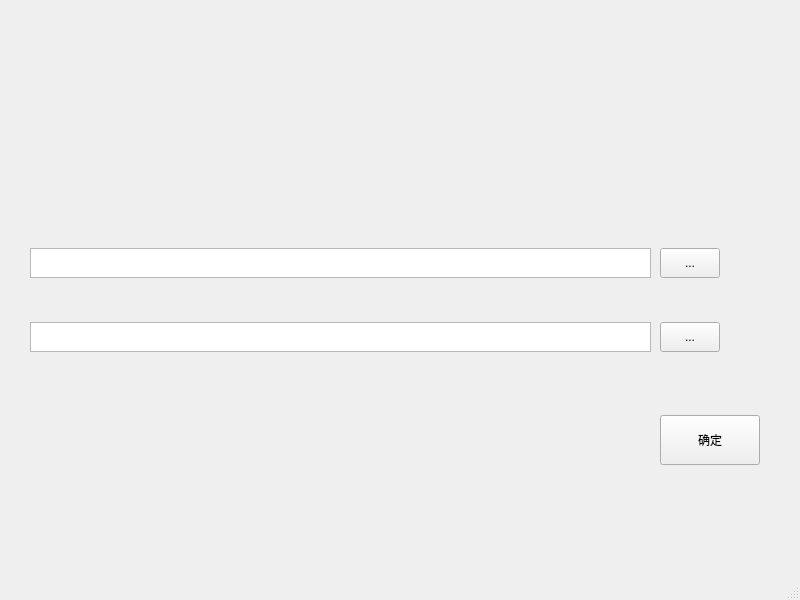
<?xml version="1.0" encoding="UTF-8"?>
<ui version="4.0">
 <class>MainWindow</class>
 <widget class="QMainWindow" name="MainWindow">
  <property name="geometry">
   <rect>
    <x>0</x>
    <y>0</y>
    <width>800</width>
    <height>600</height>
   </rect>
  </property>
  <property name="windowTitle">
   <string>MainWindow</string>
  </property>
  <widget class="QWidget" name="centralwidget">
   <widget class="QWidget" name="verticalLayoutWidget">
    <property name="geometry">
     <rect>
      <x>30</x>
      <y>210</y>
      <width>621</width>
      <height>182</height>
     </rect>
    </property>
    <layout class="QVBoxLayout" name="verticalLayout">
     <item>
      <widget class="QTextBrowser" name="in_text">
       <property name="maximumSize">
        <size>
         <width>1000</width>
         <height>30</height>
        </size>
       </property>
      </widget>
     </item>
     <item>
      <widget class="QTextBrowser" name="out_text">
       <property name="maximumSize">
        <size>
         <width>1000</width>
         <height>30</height>
        </size>
       </property>
      </widget>
     </item>
    </layout>
   </widget>
   <widget class="QWidget" name="verticalLayoutWidget_2">
    <property name="geometry">
     <rect>
      <x>660</x>
      <y>210</y>
      <width>111</width>
      <height>181</height>
     </rect>
    </property>
    <layout class="QVBoxLayout" name="verticalLayout_2">
     <item>
      <widget class="QToolButton" name="in_pick">
       <property name="maximumSize">
        <size>
         <width>60</width>
         <height>30</height>
        </size>
       </property>
       <property name="text">
        <string>...</string>
       </property>
      </widget>
     </item>
     <item>
      <widget class="QToolButton" name="out_pick">
       <property name="maximumSize">
        <size>
         <width>60</width>
         <height>30</height>
        </size>
       </property>
       <property name="text">
        <string>...</string>
       </property>
      </widget>
     </item>
    </layout>
   </widget>
   <widget class="QWidget" name="verticalLayoutWidget_3">
    <property name="geometry">
     <rect>
      <x>660</x>
      <y>400</y>
      <width>111</width>
      <height>80</height>
     </rect>
    </property>
    <layout class="QVBoxLayout" name="verticalLayout_3">
     <item>
      <widget class="QPushButton" name="submit">
       <property name="maximumSize">
        <size>
         <width>100</width>
         <height>50</height>
        </size>
       </property>
       <property name="text">
        <string>确定</string>
       </property>
      </widget>
     </item>
    </layout>
   </widget>
  </widget>
  <widget class="QMenuBar" name="menubar">
   <property name="geometry">
    <rect>
     <x>0</x>
     <y>0</y>
     <width>800</width>
     <height>26</height>
    </rect>
   </property>
  </widget>
  <widget class="QStatusBar" name="statusbar"/>
 </widget>
 <resources/>
 <connections/>
</ui>
